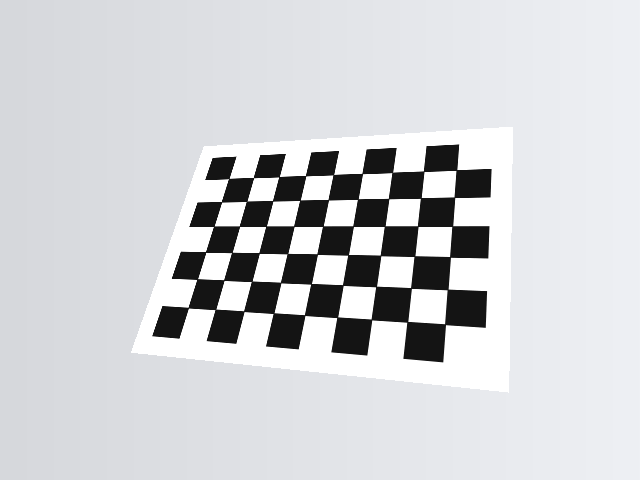
#> input picture lessons/python/素材/synth_chess_1.png, 640 x 480 px, found by its file name; its folder holds 3 pictures in this run
$ python 5.6-calib.py   (older library calls are emulated)
#> lines starting #> are read from the running program, lines starting #| are printed output that depends on the picture
# 在三张棋盘图上找角点、标定相机，再去畸变并求一幅图的外参。
import cv2
import numpy as np


pattern = (9, 6)
square = 40.0
object_points = np.zeros((pattern[0] * pattern[1], 3), np.float32)
object_points[:, :2] = np.mgrid[0:pattern[0], 0:pattern[1]].T.reshape(-1, 2)
object_points *= square

objects = []
images = []
for index in range(1, 4):
    path = "素材/synth_chess_%d.png" % index
    image = cv2.imread(path)
#> image is the input picture: shape (480, 640, 3); mean B, G, R 213, 210, 208.6
    gray = cv2.cvtColor(image, cv2.COLOR_BGR2GRAY)
    ok, corners = cv2.findChessboardCorners(
        gray, pattern, flags=cv2.CALIB_CB_ADAPTIVE_THRESH |
        cv2.CALIB_CB_NORMALIZE_IMAGE)
#> ok = True; corners = 54 rows, first 8: [229, 178.4], [253.6, 177.6], [279.1, 176.6], [305.5, 175.7], [332.9, 174.8], [362.3, 173.4], [392.1, 172.5], [423.7, 171.3]
    print("find %d:" % index, ok)
#| find 1: True
    if not ok:
        raise SystemExit("角点没有找全")
    corners = cv2.cornerSubPix(
        gray, corners, (11, 11), (-1, -1),
        (cv2.TERM_CRITERIA_EPS + cv2.TERM_CRITERIA_MAX_ITER, 30, 0.001))
#> corners = 54 rows, first 8: [228.7, 178.5], [253.5, 177.5], [279, 176.8], [305.6, 175.6], [333.4, 174.7], [362.3, 173.5], [392.3, 172.4], [423.6, 171.3]
    objects.append(object_points)
    images.append(corners)
    print("corners:", len(corners))
#| corners: 54

rms, camera, dist, rvecs, tvecs = cv2.calibrateCamera(
    objects, images, gray.shape[::-1], None, None)
#> rms = 0.0599; camera = [[520, 0, 320.7], [0, 519.9, 239.9], [0, 0, 1]]; dist = [[-0.0081, 0.153, 0.000299, 0.000514, -0.874]]; rvecs = ([-0.5, 0.349, 0.0997], [0.55, 0.349, 0.3], [0.000672, -0.00138, 8.29e-07]); tvecs = ([-132.9, -88.81, 751.3], [-126.4, -139.9, 743], [-160.9, -99.93, 699.6])
print("rms:", round(float(rms), 2))
#| rms: 0.06
print("fx/fy:", round(float(camera[0, 0]), 2),
      round(float(camera[1, 1]), 2))
#| fx/fy: 520.0 519.94
print("cx/cy:", round(float(camera[0, 2]), 2),
      round(float(camera[1, 2]), 2))
#| cx/cy: 320.66 239.94
print("dist:", np.round(dist.ravel(), 2).tolist())
#| dist: [-0.01, 0.15, 0.0, 0.0, -0.87]

first = cv2.imread("素材/synth_chess_1.png")
undistorted = cv2.undistort(first, camera, dist)
print("undistort saved:", bool(cv2.imwrite("out_undistort.png", undistorted)))
#| undistort saved: True
print("undistort diff:", round(float(np.abs(
    first.astype(np.int16) - undistorted.astype(np.int16)).mean()), 2))
#| undistort diff: 0.14

map_x, map_y = cv2.initUndistortRectifyMap(
    camera, dist, None, camera, (640, 480), cv2.CV_32FC1)
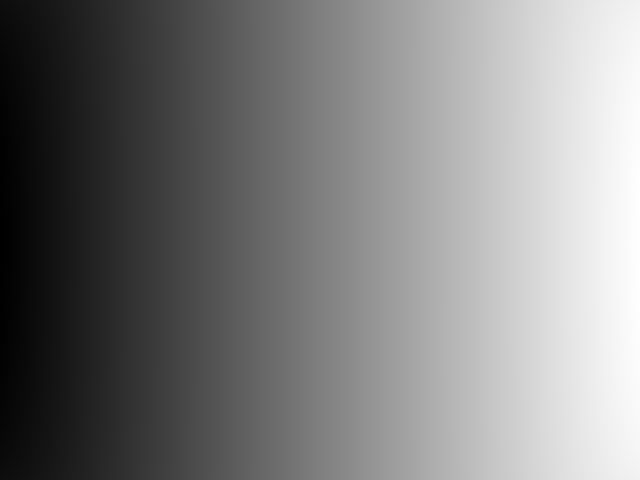
#> map_x: shape (480, 640) float32; min 9.59, max 630.6, mean 319.7; drawn with min black and max white
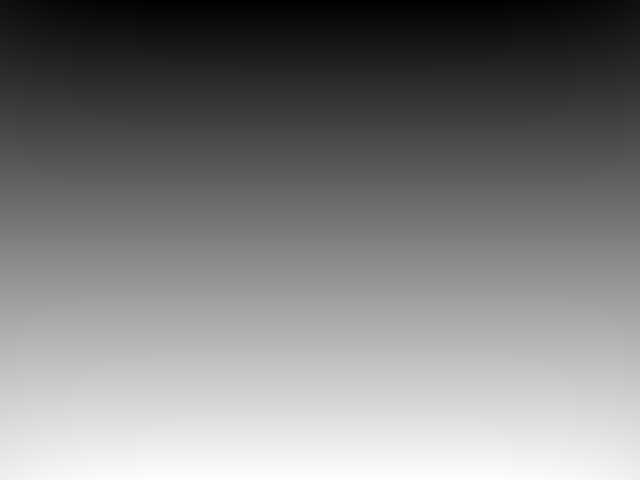
#> map_y: shape (480, 640) float32; min 0.869, max 478.4, mean 239.6; drawn with min black and max white
remapped = cv2.remap(first, map_x, map_y, cv2.INTER_LINEAR)
print("remap shape:", remapped.shape)
#| remap shape: (480, 640, 3)

ok, rvec, tvec = cv2.solvePnP(object_points, images[0], camera, dist)
#> rvec = [-0.5, 0.349, 0.0997]; tvec = [-132.9, -88.81, 751.3]
print("pnp:", bool(ok), "t:", np.round(tvec.ravel(), 1).tolist())
#| pnp: True t: [-132.9, -88.8, 751.3]
